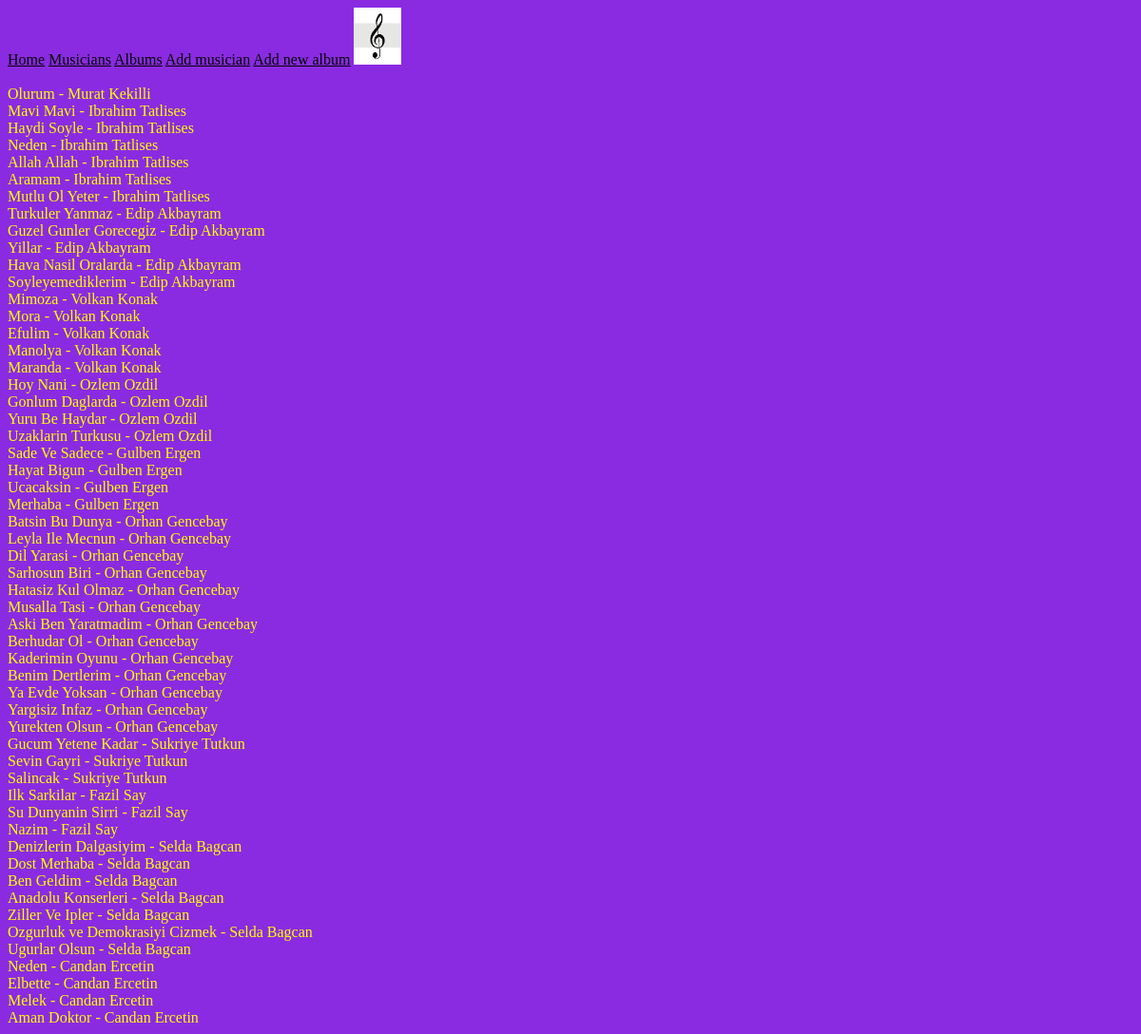
The page /albums/ on the database as committed earlier.
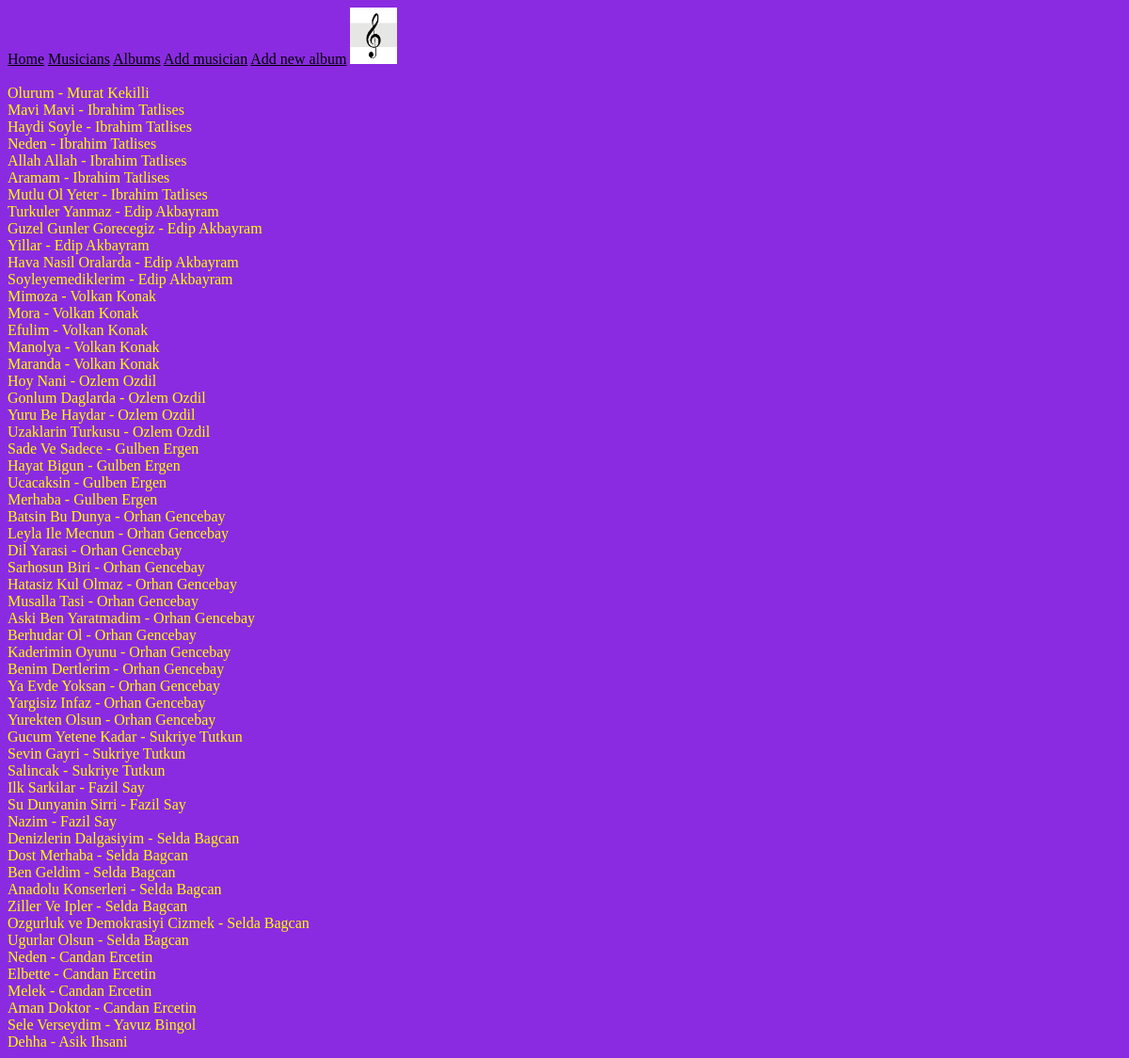
The same page on the database as committed later.
### my_app/models.py (models this page shows, shortened)
class Album(models.Model):
    artist = models.ForeignKey(Musician, on_delete=models.CASCADE)
    name = models.CharField(max_length=30)
    rel_date = models.DateField()
    num_stars = models.IntegerField()
    rating = (
        (1,"Worst"),
        (2,"Bad"),
        (3,"Meh"),
        (4,"Good"),
        (5,"Very Good")
    )
    num_stars = models.IntegerField(choices=rating)

class Musician(models.Model):
    first_name = models.CharField(max_length=30)
    last_name = models.CharField(max_length=30)
    tool = models.CharField(max_length=30)
    def __str__(self):
        return self.first_name + " " + self.last_name

### my_app/views.py (the view)
# urls.py: path('albums/',views.albums,name="albumlist"),
def albums(request):
    albums = Album.objects.all()
    context = {
        'albums':albums,
    }
    return render(request,"my_app/album_list.html",context)

### templates/my_app/album_list.html
{% extends 'my_app/base.html' %}
{% block content %}
{% load static %}
    <br>
    <br>
    {% for x in albums %}
        {{x.name}}  - {{x.artist}}
        <br>
    {% endfor %}
{% endblock %}

Rows that differ between the two databases and show on the page:
added Album: name "Sele Verseydim", artist "Yavuz Bingol"
added Album: name "Dehha", artist "Asik Ihsani"
